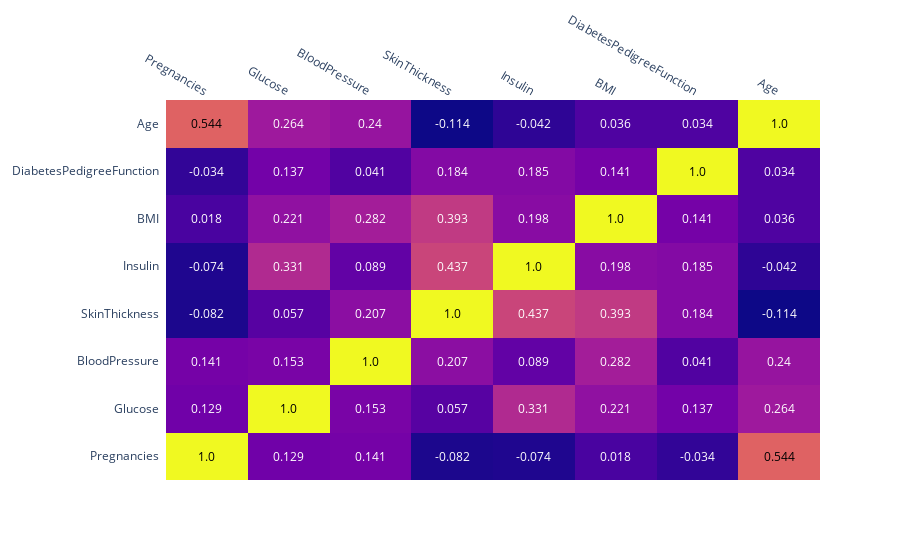

Notebook source saved alongside this figure:
### Code cell
import plotly.figure_factory as ff
from plotly.offline import iplot

# Correlation Heatmap
iplot(ff.create_annotated_heatmap(corrs.iloc[:8, :8].round(3).values, x=list(corrs.iloc[:8, :8].columns), 
                                  y=list(corrs.iloc[:8, :8].index), annotation_text=corrs.iloc[:8, :8].round(3).values))

### Figure 1 — Plotly figure (JSON) as saved in the notebook; plotly's stock layout.template omitted (floating-point values rounded to 4 significant figures)
{"data": [{"colorscale": [[0, "#0d0887"], [0.1111, "#46039f"], [0.2222, "#7201a8"], [0.3333, "#9c179e"], [0.4444, "#bd3786"], [0.5556, "#d8576b"], [0.6667, "#ed7953"], [0.7778, "#fb9f3a"], [0.8889, "#fdca26"], [1, "#f0f921"]], "reversescale": false, "showscale": false, "type": "heatmap", "x": ["Pregnancies", "Glucose", "BloodPressure", "SkinThickness", "Insulin", "BMI", "DiabetesPedigreeFunction", "Age"], "y": ["Pregnancies", "Glucose", "BloodPressure", "SkinThickness", "Insulin", "BMI", "DiabetesPedigreeFunction", "Age"], "z": [[1, 0.129, 0.141, -0.082, -0.074, 0.018, -0.034, 0.544], [0.129, 1, 0.153, 0.057, 0.331, 0.221, 0.137, 0.264], [0.141, 0.153, 1, 0.207, 0.089, 0.282, 0.041, 0.24], [-0.082, 0.057, 0.207, 1, 0.437, 0.393, 0.184, -0.114], [-0.074, 0.331, 0.089, 0.437, 1, 0.198, 0.185, -0.042], [0.018, 0.221, 0.282, 0.393, 0.198, 1, 0.141, 0.036], [-0.034, 0.137, 0.041, 0.184, 0.185, 0.141, 1, 0.034], [0.544, 0.264, 0.24, -0.114, -0.042, 0.036, 0.034, 1]]}], "layout": {"annotations": [{"font": {"color": "#000000"}, "showarrow": false, "text": "1.0", "x": "Pregnancies", "xref": "x", "y": "Pregnancies", "yref": "y"}, {"font": {"color": "#FFFFFF"}, "showarrow": false, "text": "0.129", "x": "Glucose", "xref": "x", "y": "Pregnancies", "yref": "y"}, {"font": {"color": "#FFFFFF"}, "showarrow": false, "text": "0.141", "x": "BloodPressure", "xref": "x", "y": "Pregnancies", "yref": "y"}, {"font": {"color": "#FFFFFF"}, "showarrow": false, "text": "-0.082", "x": "SkinThickness", "xref": "x", "y": "Pregnancies", "yref": "y"}, {"font": {"color": "#FFFFFF"}, "showarrow": false, "text": "-0.074", "x": "Insulin", "xref": "x", "y": "Pregnancies", "yref": "y"}, {"font": {"color": "#FFFFFF"}, "showarrow": false, "text": "0.018", "x": "BMI", "xref": "x", "y": "Pregnancies", "yref": "y"}, {"font": {"color": "#FFFFFF"}, "showarrow": false, "text": "-0.034", "x": "DiabetesPedigreeFunction", "xref": "x", "y": "Pregnancies", "yref": "y"}, {"font": {"color": "#000000"}, "showarrow": false, "text": "0.544", "x": "Age", "xref": "x", "y": "Pregnancies", "yref": "y"}, {"font": {"color": "#FFFFFF"}, "showarrow": false, "text": "0.129", "x": "Pregnancies", "xref": "x", "y": "Glucose", "yref": "y"}, {"font": {"color": "#000000"}, "showarrow": false, "text": "1.0", "x": "Glucose", "xref": "x", "y": "Glucose", "yref": "y"}, {"font": {"color": "#FFFFFF"}, "showarrow": false, "text": "0.153", "x": "BloodPressure", "xref": "x", "y": "Glucose", "yref": "y"}, {"font": {"color": "#FFFFFF"}, "showarrow": false, "text": "0.057", "x": "SkinThickness", "xref": "x", "y": "Glucose", "yref": "y"}, {"font": {"color": "#FFFFFF"}, "showarrow": false, "text": "0.331", "x": "Insulin", "xref": "x", "y": "Glucose", "yref": "y"}, {"font": {"color": "#FFFFFF"}, "showarrow": false, "text": "0.221", "x": "BMI", "xref": "x", "y": "Glucose", "yref": "y"}, {"font": {"color": "#FFFFFF"}, "showarrow": false, "text": "0.137", "x": "DiabetesPedigreeFunction", "xref": "x", "y": "Glucose", "yref": "y"}, {"font": {"color": "#FFFFFF"}, "showarrow": false, "text": "0.264", "x": "Age", "xref": "x", "y": "Glucose", "yref": "y"}, {"font": {"color": "#FFFFFF"}, "showarrow": false, "text": "0.141", "x": "Pregnancies", "xref": "x", "y": "BloodPressure", "yref": "y"}, {"font": {"color": "#FFFFFF"}, "showarrow": false, "text": "0.153", "x": "Glucose", "xref": "x", "y": "BloodPressure", "yref": "y"}, {"font": {"color": "#000000"}, "showarrow": false, "text": "1.0", "x": "BloodPressure", "xref": "x", "y": "BloodPressure", "yref": "y"}, {"font": {"color": "#FFFFFF"}, "showarrow": false, "text": "0.207", "x": "SkinThickness", "xref": "x", "y": "BloodPressure", "yref": "y"}, {"font": {"color": "#FFFFFF"}, "showarrow": false, "text": "0.089", "x": "Insulin", "xref": "x", "y": "BloodPressure", "yref": "y"}, {"font": {"color": "#FFFFFF"}, "showarrow": false, "text": "0.282", "x": "BMI", "xref": "x", "y": "BloodPressure", "yref": "y"}, {"font": {"color": "#FFFFFF"}, "showarrow": false, "text": "0.041", "x": "DiabetesPedigreeFunction", "xref": "x", "y": "BloodPressure", "yref": "y"}, {"font": {"color": "#FFFFFF"}, "showarrow": false, "text": "0.24", "x": "Age", "xref": "x", "y": "BloodPressure", "yref": "y"}, {"font": {"color": "#FFFFFF"}, "showarrow": false, "text": "-0.082", "x": "Pregnancies", "xref": "x", "y": "SkinThickness", "yref": "y"}, {"font": {"color": "#FFFFFF"}, "showarrow": false, "text": "0.057", "x": "Glucose", "xref": "x", "y": "SkinThickness", "yref": "y"}, {"font": {"color": "#FFFFFF"}, "showarrow": false, "text": "0.207", "x": "BloodPressure", "xref": "x", "y": "SkinThickness", "yref": "y"}, {"font": {"color": "#000000"}, "showarrow": false, "text": "1.0", "x": "SkinThickness", "xref": "x", "y": "SkinThickness", "yref": "y"}, {"font": {"color": "#FFFFFF"}, "showarrow": false, "text": "0.437", "x": "Insulin", "xref": "x", "y": "SkinThickness", "yref": "y"}, {"font": {"color": "#FFFFFF"}, "showarrow": false, "text": "0.393", "x": "BMI", "xref": "x", "y": "SkinThickness", "yref": "y"}, {"font": {"color": "#FFFFFF"}, "showarrow": false, "text": "0.184", "x": "DiabetesPedigreeFunction", "xref": "x", "y": "SkinThickness", "yref": "y"}, {"font": {"color": "#FFFFFF"}, "showarrow": false, "text": "-0.114", "x": "Age", "xref": "x", "y": "SkinThickness", "yref": "y"}, {"font": {"color": "#FFFFFF"}, "showarrow": false, "text": "-0.074", "x": "Pregnancies", "xref": "x", "y": "Insulin", "yref": "y"}, {"font": {"color": "#FFFFFF"}, "showarrow": false, "text": "0.331", "x": "Glucose", "xref": "x", "y": "Insulin", "yref": "y"}, {"font": {"color": "#FFFFFF"}, "showarrow": false, "text": "0.089", "x": "BloodPressure", "xref": "x", "y": "Insulin", "yref": "y"}, {"font": {"color": "#FFFFFF"}, "showarrow": false, "text": "0.437", "x": "SkinThickness", "xref": "x", "y": "Insulin", "yref": "y"}, {"font": {"color": "#000000"}, "showarrow": false, "text": "1.0", "x": "Insulin", "xref": "x", "y": "Insulin", "yref": "y"}, {"font": {"color": "#FFFFFF"}, "showarrow": false, "text": "0.198", "x": "BMI", "xref": "x", "y": "Insulin", "yref": "y"}, {"font": {"color": "#FFFFFF"}, "showarrow": false, "text": "0.185", "x": "DiabetesPedigreeFunction", "xref": "x", "y": "Insulin", "yref": "y"}, {"font": {"color": "#FFFFFF"}, "showarrow": false, "text": "-0.042", "x": "Age", "xref": "x", "y": "Insulin", "yref": "y"}, {"font": {"color": "#FFFFFF"}, "showarrow": false, "text": "0.018", "x": "Pregnancies", "xref": "x", "y": "BMI", "yref": "y"}, {"font": {"color": "#FFFFFF"}, "showarrow": false, "text": "0.221", "x": "Glucose", "xref": "x", "y": "BMI", "yref": "y"}, {"font": {"color": "#FFFFFF"}, "showarrow": false, "text": "0.282", "x": "BloodPressure", "xref": "x", "y": "BMI", "yref": "y"}, {"font": {"color": "#FFFFFF"}, "showarrow": false, "text": "0.393", "x": "SkinThickness", "xref": "x", "y": "BMI", "yref": "y"}, {"font": {"color": "#FFFFFF"}, "showarrow": false, "text": "0.198", "x": "Insulin", "xref": "x", "y": "BMI", "yref": "y"}, {"font": {"color": "#000000"}, "showarrow": false, "text": "1.0", "x": "BMI", "xref": "x", "y": "BMI", "yref": "y"}, {"font": {"color": "#FFFFFF"}, "showarrow": false, "text": "0.141", "x": "DiabetesPedigreeFunction", "xref": "x", "y": "BMI", "yref": "y"}, {"font": {"color": "#FFFFFF"}, "showarrow": false, "text": "0.036", "x": "Age", "xref": "x", "y": "BMI", "yref": "y"}, {"font": {"color": "#FFFFFF"}, "showarrow": false, "text": "-0.034", "x": "Pregnancies", "xref": "x", "y": "DiabetesPedigreeFunction", "yref": "y"}, {"font": {"color": "#FFFFFF"}, "showarrow": false, "text": "0.137", "x": "Glucose", "xref": "x", "y": "DiabetesPedigreeFunction", "yref": "y"}, {"font": {"color": "#FFFFFF"}, "showarrow": false, "text": "0.041", "x": "BloodPressure", "xref": "x", "y": "DiabetesPedigreeFunction", "yref": "y"}, {"font": {"color": "#FFFFFF"}, "showarrow": false, "text": "0.184", "x": "SkinThickness", "xref": "x", "y": "DiabetesPedigreeFunction", "yref": "y"}, {"font": {"color": "#FFFFFF"}, "showarrow": false, "text": "0.185", "x": "Insulin", "xref": "x", "y": "DiabetesPedigreeFunction", "yref": "y"}, {"font": {"color": "#FFFFFF"}, "showarrow": false, "text": "0.141", "x": "BMI", "xref": "x", "y": "DiabetesPedigreeFunction", "yref": "y"}, {"font": {"color": "#000000"}, "showarrow": false, "text": "1.0", "x": "DiabetesPedigreeFunction", "xref": "x", "y": "DiabetesPedigreeFunction", "yref": "y"}, {"font": {"color": "#FFFFFF"}, "showarrow": false, "text": "0.034", "x": "Age", "xref": "x", "y": "DiabetesPedigreeFunction", "yref": "y"}, {"font": {"color": "#000000"}, "showarrow": false, "text": "0.544", "x": "Pregnancies", "xref": "x", "y": "Age", "yref": "y"}, {"font": {"color": "#FFFFFF"}, "showarrow": false, "text": "0.264", "x": "Glucose", "xref": "x", "y": "Age", "yref": "y"}, {"font": {"color": "#FFFFFF"}, "showarrow": false, "text": "0.24", "x": "BloodPressure", "xref": "x", "y": "Age", "yref": "y"}, {"font": {"color": "#FFFFFF"}, "showarrow": false, "text": "-0.114", "x": "SkinThickness", "xref": "x", "y": "Age", "yref": "y"}, {"font": {"color": "#FFFFFF"}, "showarrow": false, "text": "-0.042", "x": "Insulin", "xref": "x", "y": "Age", "yref": "y"}, {"font": {"color": "#FFFFFF"}, "showarrow": false, "text": "0.036", "x": "BMI", "xref": "x", "y": "Age", "yref": "y"}, {"font": {"color": "#FFFFFF"}, "showarrow": false, "text": "0.034", "x": "DiabetesPedigreeFunction", "xref": "x", "y": "Age", "yref": "y"}, {"font": {"color": "#000000"}, "showarrow": false, "text": "1.0", "x": "Age", "xref": "x", "y": "Age", "yref": "y"}], "xaxis": {"dtick": 1, "gridcolor": "rgb(0, 0, 0)", "side": "top", "ticks": ""}, "yaxis": {"dtick": 1, "ticks": "", "ticksuffix": "  "}}}
